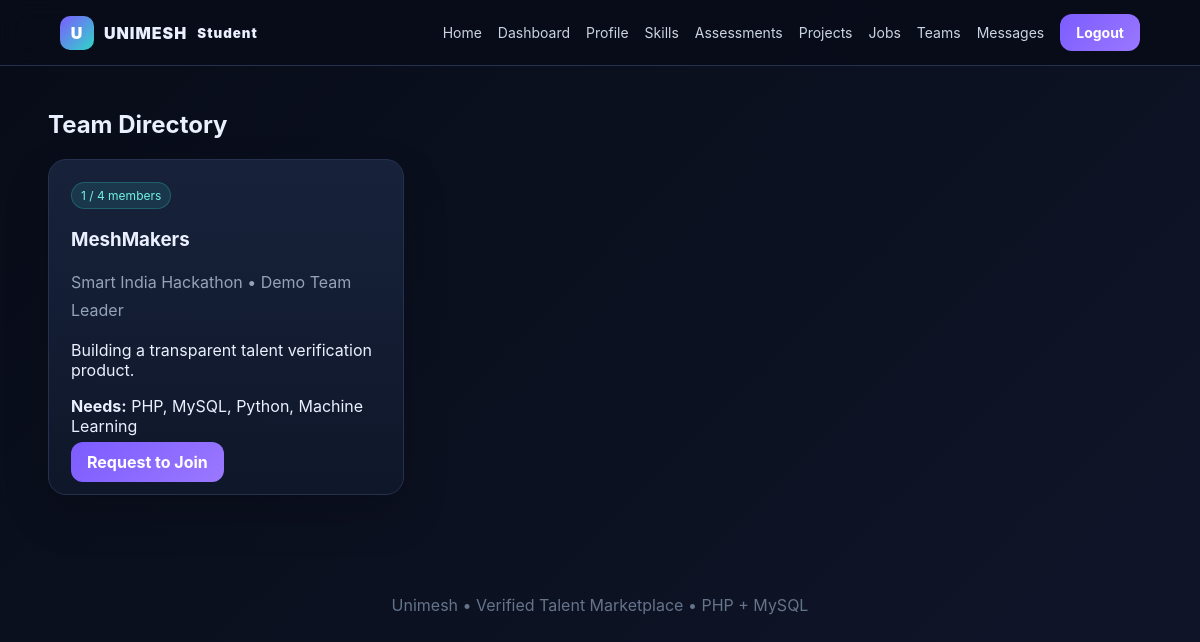
/student/teams.php (signed in), run on the app's committed database.
### tables this page shows
CREATE TABLE teams (id INT AUTO_INCREMENT PRIMARY KEY,leader_id INT NOT NULL,name VARCHAR(190) NOT NULL,hackathon_name VARCHAR(190) NOT NULL,description TEXT,max_size INT DEFAULT 4,roles_needed VARCHAR(500),skills_required VARCHAR(500),created_at TIMESTAMP DEFAULT CURRENT_TIMESTAMP,UNIQUE KEY uq_leader_hackathon(leader_id,hackathon_name),FOREIGN KEY(leader_id) REFERENCES users(id) ON DELETE CASCADE);

CREATE TABLE users (
 id INT AUTO_INCREMENT PRIMARY KEY,
 name VARCHAR(120) NOT NULL,
 email VARCHAR(190) NOT NULL UNIQUE,
 password_hash VARCHAR(255) NOT NULL,
 role ENUM('student','recruiter','team_leader','admin') NOT NULL DEFAULT 'student',
 email_verified TINYINT(1) NOT NULL DEFAULT 0,
 verification_status ENUM('pending','verified','rejected','manual_review') NOT NULL DEFAULT 'pending',
 account_status ENUM('active','suspended') NOT NULL DEFAULT 'active',
 trust_score INT NOT NULL DEFAULT 0,
 profile_photo VARCHAR(255) NULL,
 bio TEXT NULL,
 college VARCHAR(190) NULL,
 branch VARCHAR(120) NULL,
 graduation_year INT NULL,
 location VARCHAR(190) NULL,
 resume_path VARCHAR(255) NULL,
 company_name VARCHAR(190) NULL,
 company_description TEXT NULL,
 company_document VARCHAR(255) NULL,
 google_id VARCHAR(190) NULL,
 created_at TIMESTAMP DEFAULT CURRENT_TIMESTAMP,
 updated_at TIMESTAMP DEFAULT CURRENT_TIMESTAMP ON UPDATE CURRENT_TIMESTAMP
);

### student/includes/functions.php (called while the page is built, shortened)
<?php
function e($value){ return htmlspecialchars((string)$value, ENT_QUOTES, 'UTF-8'); }
function user(){ return $_SESSION['user'] ?? null; }

### student/teams.php (the view, shortened to what this page needs)
<?php $pageTitle='Teams'; require 'config.php'; require 'includes/functions.php'; require_role('student');$uid=user()['id'];$role=user()['role'];
$teams=$pdo->query("SELECT t.*,u.name leader_name,(SELECT COUNT(*) FROM team_members tm WHERE tm.team_id=t.id AND tm.status='active') member_count FROM teams t JOIN users u ON u.id=t.leader_id ORDER BY t.created_at DESC")->fetchAll();include 'includes/header.php';?>
<h2 class="section-title">Team Directory</h2><div class="grid"><?php foreach($teams as $t):?><div class="card"><span class="badge"><?=e($t['member_count'])?> / <?=e($t['max_size'])?> members</span><h3><?=e($t['name'])?></h3><p class="muted"><?=e($t['hackathon_name'])?> • <?=e($t['leader_name'])?></p><p><?=e($t['description'])?></p><p><b>Needs:</b> <?=e($t['skills_required']?:'Open')?></p><?php if($role==='student'):?><a class="btn" href="teams.php?join=<?=$t['id']?>">Request to Join</a><?php endif;?></div><?php endforeach;?></div>
<?php include 'includes/footer.php'; ?>

### student/assets/style.css (style rules this page uses)
:root { --bg:#0b1020;--panel:#121a2e;--panel2:#18233c;--text:#eaf0ff;--muted:#94a3b8;--brand:#7c5cff;--accent:#30d5c8;--danger:#ff637d;--border:#25324f }
* { box-sizing:border-box }
body { margin:0;font-family:Inter,system-ui,Arial;background:linear-gradient(135deg,#080c18,#10162a);color:var(--text);min-height:100vh }
a { color:inherit;text-decoration:none }
.pill,.btn { background:linear-gradient(135deg,var(--brand),#9a78ff);padding:10px 16px;border-radius:12px;color:white!important;border:0;cursor:pointer;font-weight:700 }
.hero p,.muted { color:var(--muted);line-height:1.7 }
.hero-card,.card { background:linear-gradient(180deg,rgba(24,35,60,.95),rgba(15,23,42,.95));border:1px solid var(--border);border-radius:18px;padding:22px;box-shadow:0 20px 45px rgba(0,0,0,.18) }
.grid { display:grid;grid-template-columns:repeat(3,1fr);gap:18px }
.badge { display:inline-block;padding:5px 9px;border-radius:999px;background:rgba(48,213,200,.12);color:#72f2e5;border:1px solid rgba(48,213,200,.25);font-size:12px }
.section-title { margin-top:44px }

### data on the page
teams: member_count "1", max_size "4", name "MeshMakers", hackathon_name "Smart India Hackathon", leader.name "Demo Team Leader", description "Building a transparent talent verification product.", skills_required "PHP, MySQL, Python, Machine Learning"
